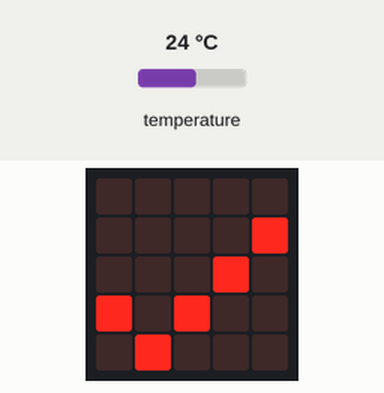
Recording of a program running on a simulated BBC micro:bit (MakeCode). On the bench: the board's 5×5 LED display. The inputs (shaded band) are chosen by the test bench; at power-on: temperature 24 °C.

Above: at 1.2 s.
1.3 s: temperature set to 41 °C
At 2.5 s:
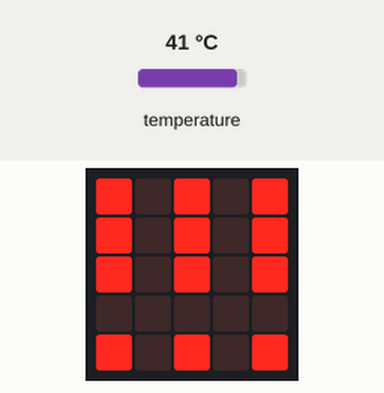
2.8 s: temperature set to 39.5 °C
At 4.0 s:
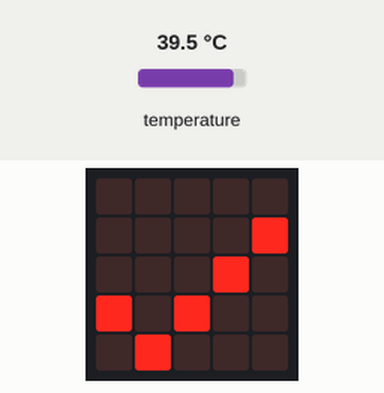
Timing chart, 0 to 5.8 s (numbered marks = the images above; inputs shaded):
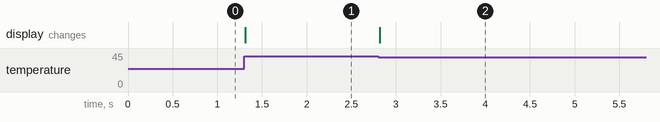

Measured:
- the behaviour switches between 40 and 39.9 °C on temperature (found by bisection; images 1 and 2)
- after the input at 1.3 s, the display: changes at once (image 1)
- after the input at 2.8 s, the display: changes at once (image 2)

The program:

main.py
```python
def clear_screen():
    Xs = [
      0, 0, 0, 0, 0,
      1, 1, 1, 1, 1,
      2, 2, 2, 2, 2,
      3, 3, 3, 3, 3,
      4, 4, 4, 4, 4
    ];
    Ys = [
      0, 1, 2, 3, 4,
      0, 1, 2, 3, 4,
      0, 1, 2, 3, 4,
      0, 1, 2, 3, 4,
      0, 1, 2, 3, 4
    ];
    i = 0
    while i < 25:
        led.unplot(Xs[i], Ys[i])
        i = i + 1

def on_forever():
    if input.temperature() < 40:
        clear_screen()
        Xs = [ 0, 1, 2, 3, 4 ]
        Ys = [ 3, 4, 3, 2, 1 ]
        indice = 0
        while indice < 5:
            led.plot(Xs[indice], Ys[indice])
            indice = indice + 1
    elif input.temperature() > 40:
        clear_screen()
        Xs = [ 0, 2, 4, 0, 2, 4, 0, 2, 4, 0, 2, 4 ]
        Ys = [ 0, 0, 0, 1, 1, 1, 2, 2, 2, 4, 4, 4 ]
        indice = 0
        while indice < 12:
            led.plot(Xs[indice], Ys[indice])
            indice = indice + 1
basic.forever(on_forever)
```
